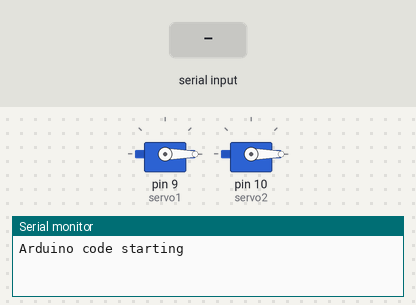
The sketch below on a simulated Arduino Uno, built with avr-gcc and run on an emulated ATmega328P. On the bench: 2 × servo, the last lines printed to the serial monitor. The test bench sets the inputs (shaded band).

Above: at 1.2 s.
1.3 s: "a" received over Serial
At 2.1 s:
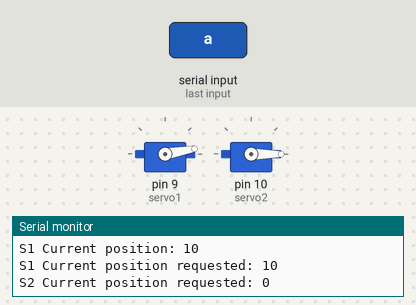
2.8 s: "a" received over Serial
At 3.3 s:
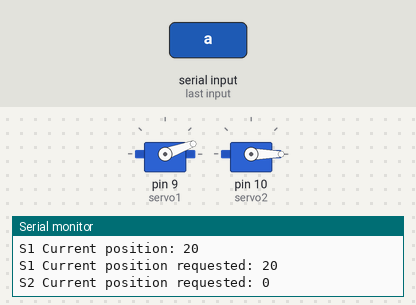
4.3 s: "d" received over Serial
At 5.6 s:
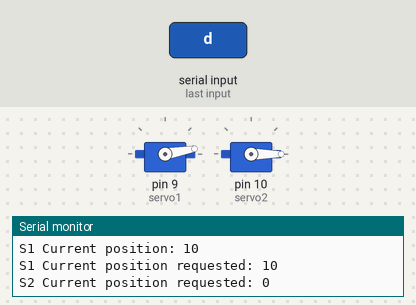
Timing chart, 0 to 7.3 s (numbered marks = the images above; inputs shaded):
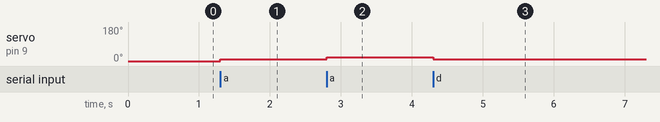

The sketch:

move1servo.ino
```cpp
#include <Servo.h>

/*
This was coded minutes after I learned that my old dog and friend passed away
I'll miss you Brownie
2013-09-13
*/

int posS1 = 0;         // variable to store the servo position
int posS2 = 0;         // variable to store the servo position
int posS1i = 0;        // servo 1 initial position
int posS2i = 0;      // servo 2 initial position
int incomingByte = 0;  // for incoming serial data
int currentPosS1;      //current position servo 1
int currentPosS2;      //current position servo 2


Servo servo1;  // create servo object to control a servo. A maximum of eight servo objects can be created
Servo servo2;

void setup() {
  // put your setup code here, to run once:
  Serial.begin(9600);           // set up Serial library at 9600 bps
  Serial.println("Arduino code starting");

  servo1.attach(9);  // attaches the servo on pin 9 to the servo object
  servo2.attach(10);  // attaches the servo on pin 9 to the servo object
  servo1.write(posS1i); //set the servo position to 0 degrees
  servo2.write(posS2i); //set the servo position to 0 degrees


  /* ascii codes for the keys to de used:
   a = 97
   s= 115
   d = 100
   w = 119
   x = 120
   */

}

void loop() {
  if (Serial.available() > 0) {
    // read the incoming byte:
    incomingByte = Serial.read();
    // say what you got:
    Serial.print("I received: ");
    Serial.println(incomingByte, DEC);

  switch(incomingByte){
    case 97:
      if(posS1 > 180){
        posS1=170;
      }
      posS1 += 10;
      servo1.write(posS1);
      currentPosS1 = servo1.read();
      Serial.print("S1 Current position: ");
      Serial.println(currentPosS1);
      break;
    case 100:
      if(posS1 < 0){
        posS1=10;
      }
      posS1 -= 10;
      servo1.write(posS1);
      currentPosS1 = servo1.read();
      Serial.print("S1 Current position: ");
      Serial.println(currentPosS1);
      break;
    case 119:
      if(posS2 > 180){
        posS2=170;
      }
      posS2 += 10;
      servo2.write(posS2);
      currentPosS2 = servo2.read();
      Serial.print("S2 Current position: ");
      Serial.println(currentPosS2);
      break;
    case 115:
      if(posS2 < 0){
        posS2=10;
      }
      posS2 -= 10;
      servo2.write(posS2);
      currentPosS1 = servo2.read();
      Serial.print("S2 Current position: ");
      Serial.println(currentPosS2);
      break;
    case 120:
      Serial.println("Reset servo to default position");
      servo1.write(posS1i);
      servo1.write(posS2i);
      posS1 = 0;
      break;
    default:
      incomingByte = 0;
    }
  Serial.print("S1 Current position requested: ");
  Serial.println(posS1);
  Serial.print("S2 Current position requested: ");
  Serial.println(posS2);
  incomingByte = 0;
  }
}
```

Measured:
- after the input at 1.3 s, servo on pin 9 (servo1): 0° → 10° at once
- after the input at 2.8 s, servo on pin 9 (servo1): 10° → 20° at once
- after the input at 4.3 s, servo on pin 9 (servo1): 20° → 10° at once
